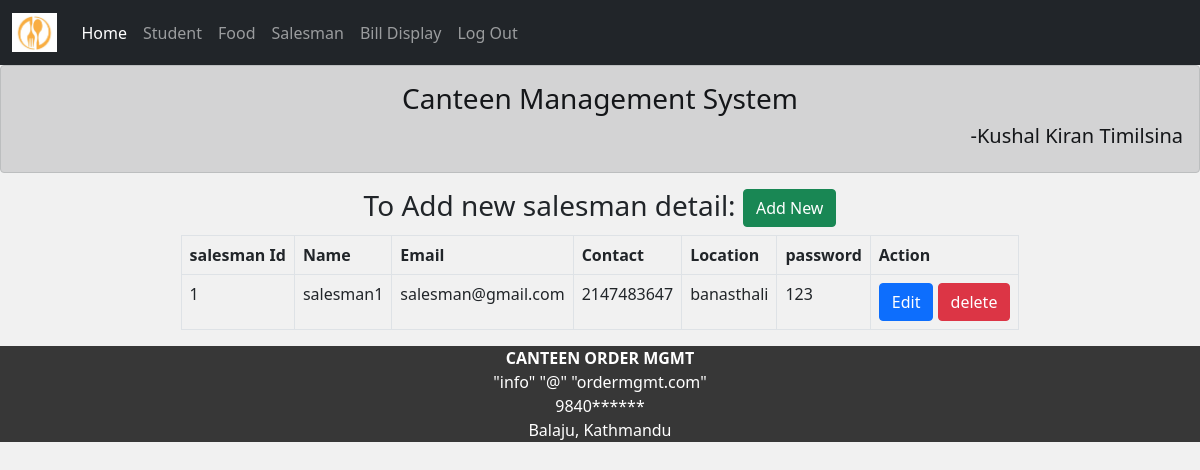
The page /Admin/list_salesman.php on the database its author committed.
### tables this page shows
CREATE TABLE `salesman` (
  `sm_id` int(5) NOT NULL,
  `sm_name` varchar(125) NOT NULL,
  `sm_location` varchar(75) NOT NULL,
  `sm_number` int(10) NOT NULL,
  `sm_email` varchar(69) NOT NULL,
  `sm_pass` varchar(100) NOT NULL
);

### Admin/list_salesman.php (the view, shortened to what this page needs)
<?php  include 'header.php';?>
<?php
include 'conn.php';
include 'components.php';
?>
<html>
<body style="background-color: #f1f1f1;" >
<h3 align="center"> To Add new salesman detail: <a type="button" class="btn btn-success" href="add_salesman.php">Add New</a></h3>
<?php
$sql = "SELECT sm_id, sm_name, sm_email, sm_number, sm_location, sm_pass FROM salesman";
$result = mysqli_query($conn,$sql);
echo "<table class='table table-bordered w-auto p-3' align='center' color='white'>
<tr>
<th >salesman Id</th>
<th >Name</th>
<th >Email</th>
<th >Contact</th>
<th >Location</th>
<th> password</th>
<th >Action</th>
</tr>";
while($row = mysqli_fetch_array($result))
  {
  echo "<tr>";
  echo "<td>" . $row['sm_id'] . "</td>";
  echo "<td>" . $row['sm_name'] . "</td>";
  echo "<td>" . $row['sm_email'] . "</td>";
  echo "<td>" . $row['sm_number'] . "</td>";
  echo "<td>" . $row['sm_location'] . "</td>";
  echo "<td>" . $row['sm_pass']. "</td>";
  $id=$row['sm_id'];
  echo "<td>"."<a class='btn btn-primary' href='edit_salesman.php?edit=$id'>Edit</a>"." \t"."<a class='btn btn-danger' href='delete_salesman.php?del=$id'>delete</a>"."</td>";
  echo "</tr>";
  }
echo "</table>";
?>
<?php include 'footer.php';?>
</body>
</html>

### rows shown on the page
salesman: sm_id "1", sm_name "salesman1", sm_email "salesman@gmail.com", sm_number "2147483647", sm_location "banasthali", sm_pass "123"
